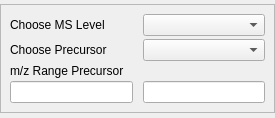
<?xml version="1.0" encoding="UTF-8"?>
<ui version="4.0">
 <class>SpectraSelector</class>
 <widget class="QWidget" name="_SpectraSelector">
  <property name="geometry">
   <rect>
    <x>0</x>
    <y>0</y>
    <width>275</width>
    <height>118</height>
   </rect>
  </property>
  <property name="windowTitle">
   <string>Form</string>
  </property>
  <layout class="QHBoxLayout" name="_horizontalLayout">
   <property name="spacing">
    <number>-1</number>
   </property>
   <property name="margin">
    <number>0</number>
   </property>
   <item>
    <widget class="QFrame" name="_frame">
     <property name="sizePolicy">
      <sizepolicy hsizetype="Preferred" vsizetype="Fixed">
       <horstretch>0</horstretch>
       <verstretch>0</verstretch>
      </sizepolicy>
     </property>
     <property name="frameShape">
      <enum>QFrame::StyledPanel</enum>
     </property>
     <property name="frameShadow">
      <enum>QFrame::Raised</enum>
     </property>
     <layout class="QGridLayout" name="_gridLayout">
      <property name="horizontalSpacing">
       <number>10</number>
      </property>
      <property name="verticalSpacing">
       <number>3</number>
      </property>
      <item row="1" column="0">
       <widget class="QLabel" name="_label_2">
        <property name="text">
         <string>Choose Precursor</string>
        </property>
       </widget>
      </item>
      <item row="1" column="1">
       <widget class="QComboBox" name="_precursor"/>
      </item>
      <item row="0" column="1">
       <widget class="QComboBox" name="_ms_level"/>
      </item>
      <item row="0" column="0">
       <widget class="QLabel" name="_label">
        <property name="text">
         <string>Choose MS Level</string>
        </property>
       </widget>
      </item>
      <item row="2" column="0">
       <widget class="QLabel" name="_label_3">
        <property name="sizePolicy">
         <sizepolicy hsizetype="Preferred" vsizetype="Fixed">
          <horstretch>0</horstretch>
          <verstretch>0</verstretch>
         </sizepolicy>
        </property>
        <property name="text">
         <string>m/z Range Precursor</string>
        </property>
       </widget>
      </item>
      <item row="3" column="1">
       <widget class="QLineEdit" name="_precursor_max"/>
      </item>
      <item row="3" column="0">
       <widget class="QLineEdit" name="_precursor_min"/>
      </item>
     </layout>
    </widget>
   </item>
  </layout>
 </widget>
 <resources/>
 <connections/>
</ui>
